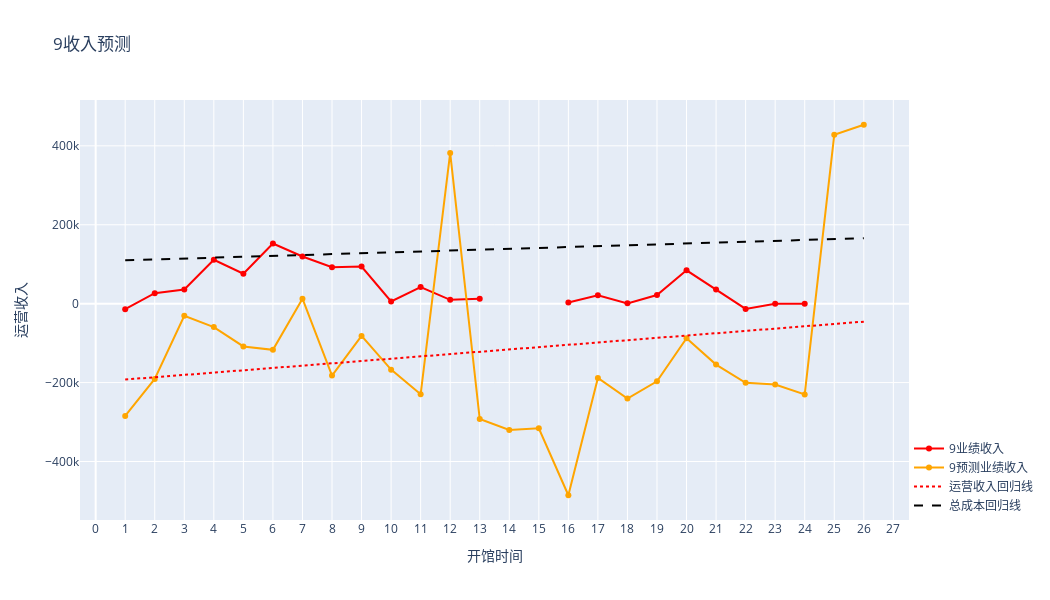

Source (notebook cell):
### Code cell
# 创建新的图表
fig = go.Figure()

# 绘制运营收入的线
fig.add_trace(go.Scatter(x=new_data['cal_date'], y=new_data['performance'], mode='lines+markers', name=f'{file_name}业绩收入', line=dict(color='red')))

# 绘制预测运营收入的线
fig.add_trace(go.Scatter(x=new_data['cal_date'], y=new_data['predicted_income'], mode='lines+markers', name=f'{file_name}预测业绩收入', line=dict(color='orange')))

# 添加回归线
X = new_data['cal_date']
y = new_data['predicted_income']
z = new_data['headquarter_cost'] + new_data['people_cost'] + new_data['site_cost'] + new_data['other_cost']
coefficients = np.polyfit(X, y, 1)
coefficients1 = np.polyfit(X, z, 1)
operation = np.poly1d(coefficients)
total_cost = np.poly1d(coefficients1)

# 添加运营收入回归线
fig.add_trace(go.Scatter(x=new_data['cal_date'], y=operation(X), mode='lines', name='运营收入回归线', line=dict(color='red', dash='dot')))

# 添加总成本回归线
fig.add_trace(go.Scatter(x=new_data['cal_date'], y=total_cost(X), mode='lines', name='总成本回归线', line=dict(color='black', dash='dash')))

# 设置图例和标题，将图例放在右下角
fig.update_layout(
    legend=dict(x=1, y=0),  # 将图例放置在右下角
    title=f'{file_name}收入预测',
    xaxis_title='开馆时间',
    yaxis_title='运营收入',
    xaxis=dict(tickmode='linear', tickformat='d'),
    width=1050,  # 设置图的宽度
    height=600,  # 设置图的高度
)

# 显示图表
fig.show()

print(f'{file_name}多元线性回归模型: 运营收入 = {model.params[1]:.2f} * 开馆时间 + {model.params[2]:.2f} * 招生学员 + {model.params[3]:.2f} * 人力成本 + {model.params[4]:.2f} * 场地成本 + {model.params[5]:.2f} * 其他成本 + {model.params[6]:.2f} * 总部分摊成本 + {model.params[7]:.2f} * 运营人数 + {model.params[8]:.2f} * 销售人数 + {model.params[9]:.2f} * 人均利润{model.params[0]:.2f}')

# 测试模型
开馆时间 = 57
人力成本 = 488406.126
场地成本 = 128421.183
其他成本 = 12422.268
总部分摊成本 = 107.517
运营人数 = 20.583
销售人数 = 10
人均利润 = 28595.7596
招生学员 = 87.586
sample = (开馆时间, 招生学员, 人力成本, 场地成本, 其他成本, 总部分摊成本, 运营人数, 销售人数, 人均利润)
predicted_income = predicted_income1(*sample)
print(f'测试多元线性回归模型: 预测运营收入 = {predicted_income:.2f}元')

### Figure 1 — Plotly figure (JSON) as saved in the notebook; plotly's stock layout.template omitted (floating-point values rounded to 4 significant figures)
{"data": [{"line": {"color": "red"}, "mode": "lines+markers", "name": "9业绩收入", "x": [1, 2, 3, 4, 5, 6, 7, 8, 9, 10, 11, 12, 13, 14, 15, 16, 17, 18, 19, 20, 21, 22, 23, 24, 25, 26], "y": [-13900.0, 26550.0, 35820.0, 111300.0, 75920.0, 152400.0, 119500.0, 92460.0, 94160.0, 5530.0, 42160.0, 9640.0, 12600.0, null, null, 2745.0, 21270.0, 814.7, 21780.0, 84430.0, 35620.0, -13340.0, 6.0, 99.0, null, null], "type": "scatter"}, {"line": {"color": "orange"}, "mode": "lines+markers", "name": "9预测业绩收入", "x": [1, 2, 3, 4, 5, 6, 7, 8, 9, 10, 11, 12, 13, 14, 15, 16, 17, 18, 19, 20, 21, 22, 23, 24, 25, 26], "y": [-284600.0, -190900.0, -30660.0, -59370.0, -108400.0, -117000.0, 12510.0, -182100.0, -81750.0, -167200.0, -229800.0, 382100.0, -292400.0, -320100.0, -315800.0, -485500.0, -188100.0, -240600.0, -196700.0, -87740.0, -154400.0, -200600.0, -204900.0, -230200.0, 428000.0, 453400.0], "type": "scatter"}, {"line": {"color": "red", "dash": "dot"}, "mode": "lines", "name": "运营收入回归线", "x": [1, 2, 3, 4, 5, 6, 7, 8, 9, 10, 11, 12, 13, 14, 15, 16, 17, 18, 19, 20, 21, 22, 23, 24, 25, 26], "y": [-192300.0, -186400.0, -180600.0, -174700.0, -168800.0, -163000.0, -157100.0, -151200.0, -145400.0, -139500.0, -133600.0, -127800.0, -121900.0, -116000.0, -110200.0, -104300.0, -98420.0, -92550.0, -86680.0, -80810.0, -74950.0, -69080.0, -63210.0, -57350.0, -51480.0, -45610.0], "type": "scatter"}, {"line": {"color": "black", "dash": "dash"}, "mode": "lines", "name": "总成本回归线", "x": [1, 2, 3, 4, 5, 6, 7, 8, 9, 10, 11, 12, 13, 14, 15, 16, 17, 18, 19, 20, 21, 22, 23, 24, 25, 26], "y": [109900.0, 112100.0, 114400.0, 116600.0, 118900.0, 121100.0, 123300.0, 125600.0, 127800.0, 130100.0, 132300.0, 134500.0, 136800.0, 139000.0, 141300.0, 143500.0, 145800.0, 148000.0, 150200.0, 152500.0, 154700.0, 157000.0, 159200.0, 161400.0, 163700.0, 165900.0], "type": "scatter"}], "layout": {"legend": {"x": 1, "y": 0}, "xaxis": {"title": {"text": "开馆时间"}, "tickmode": "linear", "tickformat": "d"}, "title": {"text": "9收入预测"}, "yaxis": {"title": {"text": "运营收入"}}, "width": 1050, "height": 600}}
